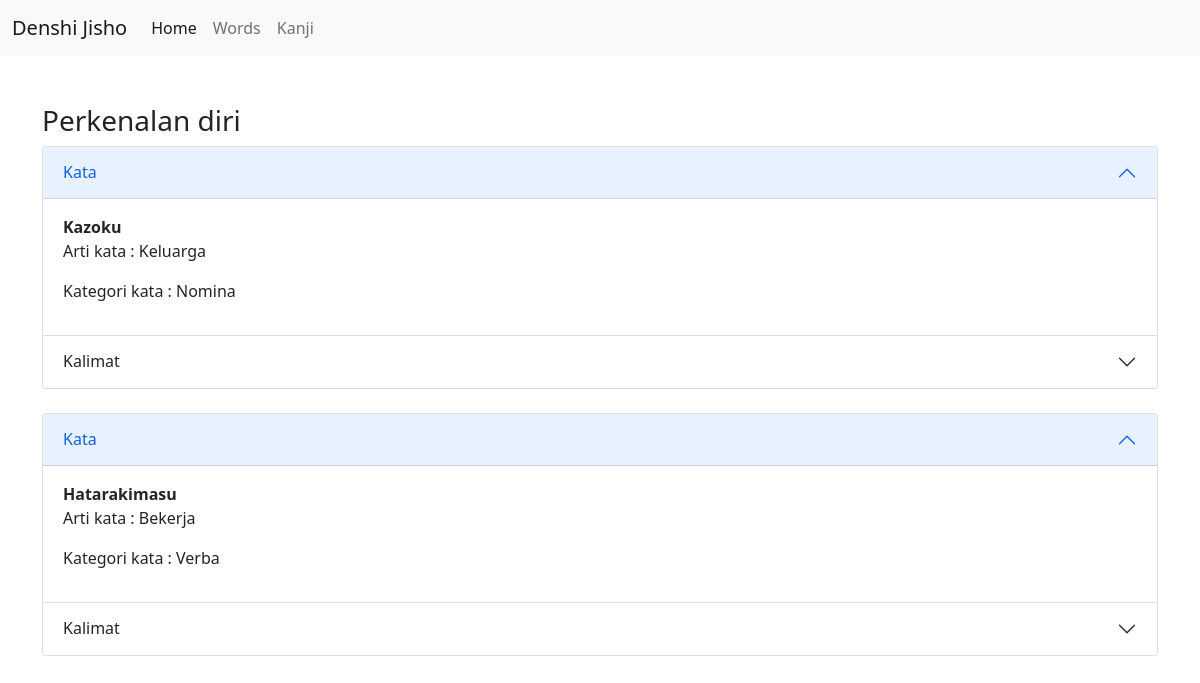
The app's page /public/koleksi/detail/1 with its own data.
### tables this page shows
CREATE TABLE `koleksi` (
  `ID` int(11) NOT NULL,
  `Nama` varchar(30) NOT NULL,
  `Bab` int(11) NOT NULL,
  `Buku` enum('A1','A2-1','A2-2','lainnya') NOT NULL
);

CREATE TABLE `moji` (
  `ID` int(11) NOT NULL,
  `Kata` varchar(20) NOT NULL
);

CREATE TABLE `translate_moji` (
  `ID_Kata` int(11) NOT NULL,
  `Arti_Kata` varchar(30) NOT NULL
);

CREATE TABLE `kategori` (
  `ID_Kata` int(11) NOT NULL,
  `Kategori_Kata` enum('Verba','Adjektiva-NA','Adjektiva-I','Nomina') NOT NULL
);

### app/core/Controller.php (called while the page is built, shortened)
<?php
class Controller {
    public function view($view, $data = [])
    {
        require_once '../app/views/' . $view . '.php';
    }
    public function model($model)
    {
        return new $model;
    }
}
?>

### app/core/App.php (called while the page is built, shortened)
<?php
class App {
    protected $method = 'index';
    protected $params =  [];
    public function __construct()
    {
        $url = $this->parseURL();
        if($url != null) {
            if( file_exists('../app/controllers/' . $url[0] . '.php')) {
                unset($url[0]);
            }
        }
        $this->controller = new $this->controller;
        if( isset($url[1]) ) {
            if( method_exists($this->controller, $url[1])) {
                $this->method = $url[1];
                unset($url[1]);
            }
        }
        if( !empty($url) ) {
            $this->params = array_values($url);
        }
        call_user_func_array([$this->controller, $this->method], $this->params);
    }
    public function parseURL()
    {
        if(isset($_GET['url'])) {
            $url = rtrim($_GET['url'], '/');
            $url = filter_var($url, FILTER_SANITIZE_URL);
            $url = explode('/', $url);
            return $url;
        }
    }
}
?>

### public/index.php (called while the page is built, shortened)
<?php
$app = new app;
?>

### app/core/Database.php (called while the page is built, shortened)
<?php
class Database {
    private $host = DB_HOST;
    private $user = DB_USER;
    private $pass = DB_PASS;
    private$db_name = DB_NAME;
    private $dbh;
    private $stmt;
    public function __construct()
    {
        $dsn = 'mysql:host=' . $this->host .';dbname=' . $this->db_name;
        $option = [
            PDO::ATTR_PERSISTENT => true,
            PDO::ATTR_ERRMODE => PDO::ERRMODE_EXCEPTION,
            PDO::MYSQL_ATTR_INIT_COMMAND => "SET NAMES utf8"
        ];
        try {
            $this->dbh = new PDO($dsn, $this->user, $this->pass, $option);
        } catch(PDOException $e) {
            die($e->getMessage());
        }
    }
    public function query($query)
    {
        $this->stmt = $this->dbh->prepare($query);
    }
    public function bind($param, $value, $type = null)
    {
        if( is_null($type) ) {
            switch( true ) {
                default :
                    $type = PDO::PARAM_STR;
            }
        }
        $this->stmt->bindValue($param, $value, $type);
    }
    public function execute()
    {
        try {
            $this->stmt->execute();
        } catch (PDOException $e) {
            Flasher::setFlash($e->getMessage() , '' , 'danger' , '');
            header('Location: ' . BASEURL);
            exit;
        }
    }
    public function resultSet()
    {
        $this->execute();
        return $this->stmt->fetchAll(PDO::FETCH_ASSOC);
    }
}
?>

### app/models/Koleksi_model.php (called while the page is built, shortened)
<?php
class Koleksi_model {
    private $table = 'koleksi';
    private $db;
    public function __construct()
    {
        $this->db = new Database;
    }
    public function getKoleksiById($id)
    {
        $this->db->query('
        SELECT
            Koleksi.Nama,
            Moji.Kata,
            Translate_Moji.Arti_Kata,
            Kategori.Kategori_Kata,
            Bun.Kalimat,
            Translate_Bun.Arti_Kalimat,
            Pola_Kalimat.Pola
        FROM ' . $this->table . '
            JOIN Indeks ON Koleksi.ID = Indeks.ID_Koleksi
            JOIN Moji ON Moji.ID = Indeks.ID_Kata
            JOIN Translate_Moji ON Translate_Moji.ID_Kata = Moji.ID
            JOIN Kategori ON Kategori.ID_Kata = Moji.ID
            JOIN Bun ON Bun.ID_Kata = Moji.ID
            JOIN Pola_Kalimat ON Pola_Kalimat.ID_Kalimat = Bun.ID
            JOIN Translate_Bun ON  Translate_Bun.ID_Kalimat = Bun.ID
        WHERE  Koleksi.ID = :id'
        );
        $this->db->bind('id', $id);
        return $this->db->resultSet();
    }
}
?>

### app/views/koleksi/detail.php (the view, shortened to what this page needs)
<div class="container mt-5">
    <h3><?= $data['koleksi'][0]['Nama']?></h3>
    <?php foreach($data['koleksi'] as $koleksi) : ?>
        <div class="accordion">
            <div class="open">
                <div class="accordion-item">
                    <h2 class="accordion-header" id="Nama">
                    <button class="accordion-button" type="button" data-bs-toggle="collapse" data-bs-target="#collapseOne" aria-expanded="true" aria-controls="collapseOne">
                        Kata
                    </button>
                    </h2>
                    <div id="headingNama" class="accordion-collapse collapse show" aria-labelledby="headingNama" data-bs-parent="#accordionExample">
                    <div class="accordion-body">
                        <strong><?= $koleksi['Kata']?></strong>
                        <p>Arti kata : <?= $koleksi['Arti_Kata']?></p>
                        <p>Kategori kata : <?= $koleksi['Kategori_Kata']?></p>
                    </div>
                    </div>
                </div>
                <div class="accordion-item">
                    <h2 class="accordion-header" id="headingTwo">
                    <button class="accordion-button collapsed" type="button" data-bs-toggle="collapse" data-bs-target="#collapseTwo" aria-expanded="false" aria-controls="collapseTwo">
                        Kalimat
                    </button>
                    </h2>
                </div>
            </div>
        </div>
        <br>
    <?php endforeach; ?>
</div>

### records on screen
koleksi: Nama "Perkenalan diri", moji.Kata "Kazoku", translate_moji.Arti_Kata "Keluarga", kategori.Kategori_Kata "Nomina", moji.Kata "Hatarakimasu", translate_moji.Arti_Kata "Bekerja", kategori.Kategori_Kata "Verba"
